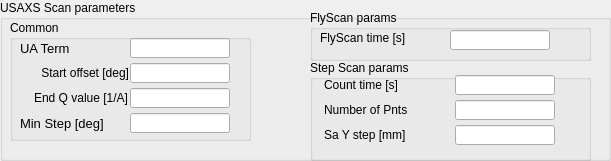
   <widget class="QGroupBox" name="groupBox">
    <property name="geometry">
     <rect>
      <x>10</x>
      <y>230</y>
      <width>611</width>
      <height>161</height>
     </rect>
    </property>
    <property name="title">
     <string>USAXS Scan parameters</string>
    </property>
    <widget class="QGroupBox" name="groupBox_6">
     <property name="geometry">
      <rect>
       <x>10</x>
       <y>20</y>
       <width>241</width>
       <height>121</height>
      </rect>
     </property>
     <property name="title">
      <string>Common</string>
     </property>
     <widget class="QLabel" name="label_53">
      <property name="geometry">
       <rect>
        <x>10</x>
        <y>20</y>
        <width>54</width>
        <height>16</height>
       </rect>
      </property>
      <property name="font">
       <font>
        <pointsize>10</pointsize>
       </font>
      </property>
      <property name="text">
       <string>UA Term</string>
      </property>
     </widget>
     <widget class="QLabel" name="label_3">
      <property name="geometry">
       <rect>
        <x>10</x>
        <y>45</y>
        <width>109</width>
        <height>16</height>
       </rect>
      </property>
      <property name="text">
       <string>&lt;html&gt;&lt;head/&gt;&lt;body&gt;&lt;p&gt;Start offset [deg]&lt;/p&gt;&lt;/body&gt;&lt;/html&gt;</string>
      </property>
      <property name="alignment">
       <set>Qt::AlignRight|Qt::AlignTrailing|Qt::AlignVCenter</set>
      </property>
     </widget>
     <widget class="QLabel" name="label_7">
      <property name="geometry">
       <rect>
        <x>10</x>
        <y>70</y>
        <width>108</width>
        <height>16</height>
       </rect>
      </property>
      <property name="text">
       <string>&lt;html&gt;&lt;head/&gt;&lt;body&gt;&lt;p&gt;End Q value [1/A]&lt;/p&gt;&lt;/body&gt;&lt;/html&gt;</string>
      </property>
      <property name="alignment">
       <set>Qt::AlignRight|Qt::AlignTrailing|Qt::AlignVCenter</set>
      </property>
     </widget>
     <widget class="caTextEntry" name="catextentry_9">
      <property name="geometry">
       <rect>
        <x>120</x>
        <y>43</y>
        <width>100</width>
        <height>20</height>
       </rect>
      </property>
      <property name="channel" stdset="0">
       <string notr="true">9idcLAX:USAXS:StartOffset</string>
      </property>
      <property name="background">
       <color>
        <red>115</red>
        <green>215</green>
        <blue>253</blue>
       </color>
      </property>
      <property name="colorMode">
       <enum>caLineEdit::Static</enum>
      </property>
     </widget>
     <widget class="caTextEntry" name="catextentry_7">
      <property name="geometry">
       <rect>
        <x>120</x>
        <y>18</y>
        <width>100</width>
        <height>20</height>
       </rect>
      </property>
      <property name="channel" stdset="0">
       <string notr="true">9idcLAX:USAXS:UATerm</string>
      </property>
      <property name="background">
       <color>
        <red>115</red>
        <green>215</green>
        <blue>253</blue>
       </color>
      </property>
      <property name="colorMode">
       <enum>caLineEdit::Static</enum>
      </property>
     </widget>
     <widget class="caTextEntry" name="catextentry_12">
      <property name="geometry">
       <rect>
        <x>120</x>
        <y>68</y>
        <width>100</width>
        <height>20</height>
       </rect>
      </property>
      <property name="channel" stdset="0">
       <string notr="true">9idcLAX:USAXS:Finish</string>
      </property>
      <property name="background">
       <color>
        <red>115</red>
        <green>215</green>
        <blue>253</blue>
       </color>
      </property>
      <property name="colorMode">
       <enum>caLineEdit::Static</enum>
      </property>
     </widget>
     <widget class="caTextEntry" name="catextentry_6">
      <property name="geometry">
       <rect>
        <x>120</x>
        <y>93</y>
        <width>100</width>
        <height>20</height>
       </rect>
      </property>
      <property name="channel" stdset="0">
       <string notr="true">9idcLAX:USAXS:MinStep</string>
      </property>
      <property name="background">
       <color>
        <red>115</red>
        <green>215</green>
        <blue>253</blue>
       </color>
      </property>
      <property name="colorMode">
       <enum>caLineEdit::Static</enum>
      </property>
     </widget>
     <widget class="QLabel" name="label_52">
      <property name="geometry">
       <rect>
        <x>10</x>
        <y>95</y>
        <width>94</width>
        <height>16</height>
       </rect>
      </property>
      <property name="font">
       <font>
        <pointsize>10</pointsize>
       </font>
      </property>
      <property name="text">
       <string>Min Step [deg]</string>
      </property>
     </widget>
    </widget>
    <widget class="QGroupBox" name="groupBox_11">
     <property name="geometry">
      <rect>
       <x>310</x>
       <y>10</y>
       <width>281</width>
       <height>51</height>
      </rect>
     </property>
     <property name="title">
      <string>FlyScan params</string>
     </property>
     <widget class="QLabel" name="label_10">
      <property name="geometry">
       <rect>
        <x>10</x>
        <y>20</y>
        <width>111</width>
        <height>16</height>
       </rect>
      </property>
      <property name="text">
       <string>FlyScan time [s]</string>
      </property>
     </widget>
     <widget class="caTextEntry" name="catextentry_24">
      <property name="geometry">
       <rect>
        <x>140</x>
        <y>20</y>
        <width>100</width>
        <height>20</height>
       </rect>
      </property>
      <property name="text">
       <string/>
      </property>
      <property name="channel" stdset="0">
       <string notr="true">9idcLAX:USAXS:FS_ScanTime</string>
      </property>
      <property name="background">
       <color>
        <red>115</red>
        <green>215</green>
        <blue>253</blue>
       </color>
      </property>
      <property name="colorMode">
       <enum>caLineEdit::Static</enum>
      </property>
     </widget>
    </widget>
    <widget class="QGroupBox" name="groupBox_12">
     <property name="geometry">
      <rect>
       <x>310</x>
       <y>60</y>
       <width>281</width>
       <height>101</height>
      </rect>
     </property>
     <property name="title">
      <string>Step Scan params</string>
     </property>
     <widget class="QLabel" name="label_8">
      <property name="geometry">
       <rect>
        <x>14</x>
        <y>17</y>
        <width>89</width>
        <height>16</height>
       </rect>
      </property>
      <property name="text">
       <string>Count time [s]</string>
      </property>
     </widget>
     <widget class="QLabel" name="label_6">
      <property name="geometry">
       <rect>
        <x>14</x>
        <y>42</y>
        <width>97</width>
        <height>16</height>
       </rect>
      </property>
      <property name="text">
       <string>&lt;html&gt;&lt;head/&gt;&lt;body&gt;&lt;p&gt;Number of Pnts&lt;/p&gt;&lt;/body&gt;&lt;/html&gt;</string>
      </property>
     </widget>
     <widget class="QLabel" name="label_4">
      <property name="geometry">
       <rect>
        <x>14</x>
        <y>67</y>
        <width>95</width>
        <height>16</height>
       </rect>
      </property>
      <property name="text">
       <string>&lt;html&gt;&lt;head/&gt;&lt;body&gt;&lt;p&gt;Sa Y step [mm]&lt;/p&gt;&lt;/body&gt;&lt;/html&gt;</string>
      </property>
     </widget>
     <widget class="caTextEntry" name="catextentry_14">
      <property name="geometry">
       <rect>
        <x>145</x>
        <y>15</y>
        <width>100</width>
        <height>20</height>
       </rect>
      </property>
      <property name="channel" stdset="0">
       <string notr="true">9idcLAX:USAXS:CountTime</string>
      </property>
      <property name="background">
       <color>
        <red>115</red>
        <green>215</green>
        <blue>253</blue>
       </color>
      </property>
      <property name="colorMode">
       <enum>caLineEdit::Static</enum>
      </property>
     </widget>
     <widget class="caTextEntry" name="catextentry_13">
      <property name="geometry">
       <rect>
        <x>145</x>
        <y>65</y>
        <width>100</width>
        <height>20</height>
       </rect>
      </property>
      <property name="channel" stdset="0">
       <string notr="true">9idcLAX:USAXS:Sample_Y_Step.VAL</string>
      </property>
      <property name="background">
       <color>
        <red>115</red>
        <green>215</green>
        <blue>253</blue>
       </color>
      </property>
      <property name="colorMode">
       <enum>caLineEdit::Static</enum>
      </property>
     </widget>
     <widget class="caTextEntry" name="catextentry_10">
      <property name="geometry">
       <rect>
        <x>145</x>
        <y>40</y>
        <width>100</width>
        <height>20</height>
       </rect>
      </property>
      <property name="channel" stdset="0">
       <string notr="true">9idcLAX:USAXS:NumPoints</string>
      </property>
      <property name="background">
       <color>
        <red>115</red>
        <green>215</green>
        <blue>253</blue>
       </color>
      </property>
      <property name="colorMode">
       <enum>caLineEdit::Static</enum>
      </property>
     </widget>
    </widget>
   </widget>
